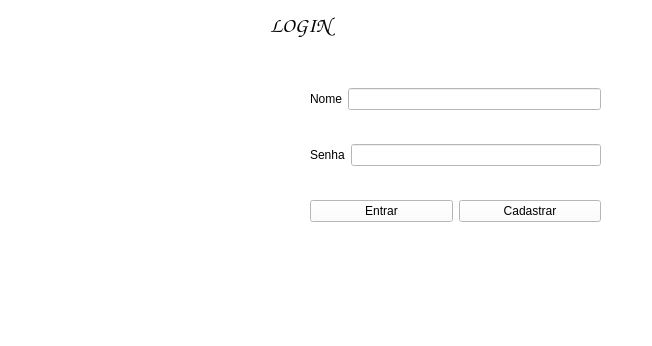
<?xml version="1.0" encoding="UTF-8"?>
<ui version="4.0">
 <class>Login</class>
 <widget class="QMainWindow" name="Login">
  <property name="geometry">
   <rect>
    <x>0</x>
    <y>0</y>
    <width>652</width>
    <height>346</height>
   </rect>
  </property>
  <property name="windowTitle">
   <string>MainWindow</string>
  </property>
  <property name="styleSheet">
   <string notr="true">background-color: rgb(255, 255, 255);</string>
  </property>
  <widget class="QWidget" name="centralwidget">
   <widget class="QLabel" name="label_3">
    <property name="geometry">
     <rect>
      <x>60</x>
      <y>60</y>
      <width>241</width>
      <height>191</height>
     </rect>
    </property>
    <property name="text">
     <string/>
    </property>
    <property name="pixmap">
     <pixmap resource="arquivosrecurso.qrc">:/imgs/imagens/login.jpg</pixmap>
    </property>
    <property name="scaledContents">
     <bool>true</bool>
    </property>
   </widget>
   <widget class="QWidget" name="layoutWidget">
    <property name="geometry">
     <rect>
      <x>310</x>
      <y>60</y>
      <width>291</width>
      <height>191</height>
     </rect>
    </property>
    <layout class="QVBoxLayout" name="verticalLayout">
     <item>
      <layout class="QHBoxLayout" name="horizontalLayout">
       <item>
        <widget class="QLabel" name="label">
         <property name="text">
          <string>Nome</string>
         </property>
        </widget>
       </item>
       <item>
        <widget class="QLineEdit" name="txtNome"/>
       </item>
      </layout>
     </item>
     <item>
      <layout class="QHBoxLayout" name="horizontalLayout_2">
       <item>
        <widget class="QLabel" name="label_2">
         <property name="text">
          <string>Senha</string>
         </property>
        </widget>
       </item>
       <item>
        <widget class="QLineEdit" name="txtSenha">
         <property name="echoMode">
          <enum>QLineEdit::Password</enum>
         </property>
        </widget>
       </item>
      </layout>
     </item>
     <item>
      <layout class="QHBoxLayout" name="horizontalLayout_3">
       <item>
        <widget class="QPushButton" name="btnEntrar">
         <property name="text">
          <string>Entrar</string>
         </property>
        </widget>
       </item>
       <item>
        <widget class="QPushButton" name="btnCadastrar">
         <property name="text">
          <string>Cadastrar</string>
         </property>
        </widget>
       </item>
      </layout>
     </item>
    </layout>
   </widget>
   <widget class="QLabel" name="label_4">
    <property name="geometry">
     <rect>
      <x>270</x>
      <y>10</y>
      <width>201</width>
      <height>31</height>
     </rect>
    </property>
    <property name="font">
     <font>
      <family>Comic Sans MS</family>
      <pointsize>16</pointsize>
      <weight>75</weight>
      <bold>true</bold>
     </font>
    </property>
    <property name="text">
     <string>LOGIN</string>
    </property>
   </widget>
  </widget>
  <widget class="QMenuBar" name="menubar">
   <property name="geometry">
    <rect>
     <x>0</x>
     <y>0</y>
     <width>652</width>
     <height>26</height>
    </rect>
   </property>
  </widget>
  <widget class="QStatusBar" name="statusbar"/>
 </widget>
 <resources>
  <include location="arquivosrecurso.qrc"/>
 </resources>
 <connections/>
</ui>
